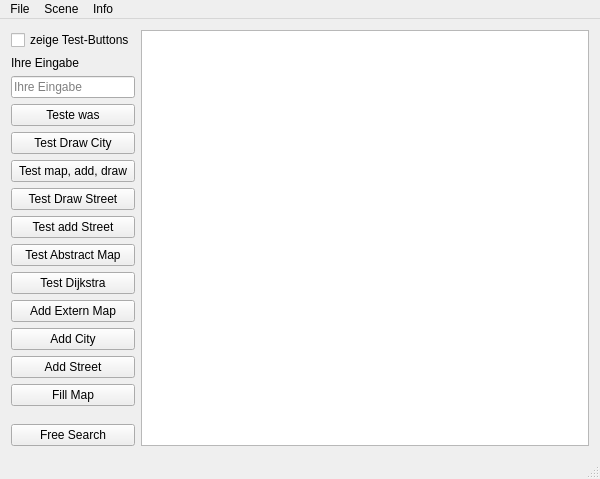
<?xml version="1.0" encoding="UTF-8"?>
<ui version="4.0">
 <class>MainWindow</class>
 <widget class="QMainWindow" name="MainWindow">
  <property name="geometry">
   <rect>
    <x>0</x>
    <y>0</y>
    <width>600</width>
    <height>473</height>
   </rect>
  </property>
  <property name="windowTitle">
   <string>MainWindow</string>
  </property>
  <widget class="QWidget" name="centralWidget">
   <layout class="QGridLayout" name="gridLayout" columnstretch="0,1">
    <item row="4" column="0">
     <widget class="QPushButton" name="button_test_draw_city">
      <property name="toolTip">
       <string>testet</string>
      </property>
      <property name="text">
       <string>Test Draw City</string>
      </property>
     </widget>
    </item>
    <item row="2" column="0">
     <widget class="QLineEdit" name="lineEdit_teste_was">
      <property name="placeholderText">
       <string>Ihre Eingabe</string>
      </property>
      <property name="clearButtonEnabled">
       <bool>true</bool>
      </property>
     </widget>
    </item>
    <item row="1" column="0">
     <widget class="QLabel" name="label_eingabe">
      <property name="text">
       <string>Ihre Eingabe</string>
      </property>
     </widget>
    </item>
    <item row="5" column="0">
     <widget class="QPushButton" name="pushButton_test_map_add_draw">
      <property name="toolTip">
       <string>testet</string>
      </property>
      <property name="text">
       <string>Test map, add, draw</string>
      </property>
     </widget>
    </item>
    <item row="17" column="0">
     <spacer name="verticalSpacer">
      <property name="orientation">
       <enum>Qt::Vertical</enum>
      </property>
      <property name="sizeHint" stdset="0">
       <size>
        <width>20</width>
        <height>40</height>
       </size>
      </property>
     </spacer>
    </item>
    <item row="9" column="0">
     <widget class="QPushButton" name="pushButton_test_dijkstra">
      <property name="toolTip">
       <string>Testet den Dijkstra-Algorithmus</string>
      </property>
      <property name="text">
       <string>Test Dijkstra</string>
      </property>
     </widget>
    </item>
    <item row="10" column="0">
     <widget class="QPushButton" name="pushButton_add_extern_map">
      <property name="toolTip">
       <string>Lässt Sie eine Stadt per Datei-Browser von Ihrer Festplatte einbinden</string>
      </property>
      <property name="text">
       <string>Add Extern Map</string>
      </property>
     </widget>
    </item>
    <item row="0" column="1" rowspan="18">
     <widget class="QGraphicsView" name="graphicsView">
      <property name="enabled">
       <bool>true</bool>
      </property>
     </widget>
    </item>
    <item row="3" column="0">
     <widget class="QPushButton" name="pushButton_teste_was">
      <property name="toolTip">
       <string>Testet, ob Ihre Eingabe eine Zahl oder ein Text ist</string>
      </property>
      <property name="text">
       <string>Teste was</string>
      </property>
     </widget>
    </item>
    <item row="8" column="0">
     <widget class="QPushButton" name="pushButton_test_abstract_map">
      <property name="toolTip">
       <string>Testet die Methoden der Klasse abstractmap</string>
      </property>
      <property name="text">
       <string>Test Abstract Map</string>
      </property>
     </widget>
    </item>
    <item row="0" column="0">
     <widget class="QCheckBox" name="checkBox_hide_show">
      <property name="toolTip">
       <string>versteckt/zeigt die unwichtigen Buttons</string>
      </property>
      <property name="text">
       <string>zeige Test-Buttons</string>
      </property>
     </widget>
    </item>
    <item row="11" column="0">
     <widget class="QPushButton" name="pushButton_add_city">
      <property name="toolTip">
       <string>lässt Sie eine Stadt hinzufügen</string>
      </property>
      <property name="text">
       <string>Add City</string>
      </property>
     </widget>
    </item>
    <item row="6" column="0">
     <widget class="QPushButton" name="pushButton_test_draw_street">
      <property name="toolTip">
       <string>Testet, ob Straßen gezeichnet werden können</string>
      </property>
      <property name="text">
       <string>Test Draw Street</string>
      </property>
     </widget>
    </item>
    <item row="13" column="0">
     <widget class="QPushButton" name="pushButton_fill_map">
      <property name="toolTip">
       <string>Füllt die Grafik mit der aktuell eingebunden Karte</string>
      </property>
      <property name="text">
       <string>Fill Map</string>
      </property>
     </widget>
    </item>
    <item row="7" column="0">
     <widget class="QPushButton" name="pushButton_test_add_street">
      <property name="toolTip">
       <string>Testet, ob Straßen hinzugefügt werden können</string>
      </property>
      <property name="text">
       <string>Test add Street</string>
      </property>
     </widget>
    </item>
    <item row="16" column="0">
     <widget class="QPushButton" name="pushButton_free_search">
      <property name="toolTip">
       <string>Lässt Sie zwei Städte eingeben und zeigt Ihnen dann den kürzesten Weg zwischen beiden</string>
      </property>
      <property name="text">
       <string>Free Search</string>
      </property>
     </widget>
    </item>
    <item row="12" column="0">
     <widget class="QPushButton" name="pushButton_add_street">
      <property name="toolTip">
       <string>Lässt Sie eine Straße hinzufügen</string>
      </property>
      <property name="text">
       <string>Add Street</string>
      </property>
     </widget>
    </item>
   </layout>
  </widget>
  <widget class="QStatusBar" name="statusBar"/>
  <widget class="QMenuBar" name="menuBar">
   <property name="geometry">
    <rect>
     <x>0</x>
     <y>0</y>
     <width>600</width>
     <height>21</height>
    </rect>
   </property>
   <widget class="QMenu" name="menuFile">
    <property name="title">
     <string>File</string>
    </property>
    <addaction name="actionOpen"/>
    <addaction name="actionSave"/>
    <addaction name="separator"/>
    <addaction name="actionExit"/>
   </widget>
   <widget class="QMenu" name="menuScene">
    <property name="title">
     <string>Scene</string>
    </property>
    <addaction name="actionClear_Scene"/>
   </widget>
   <widget class="QMenu" name="menuInfo">
    <property name="title">
     <string>Info</string>
    </property>
    <addaction name="actionAbout"/>
   </widget>
   <addaction name="menuFile"/>
   <addaction name="menuScene"/>
   <addaction name="menuInfo"/>
  </widget>
  <action name="actionlol">
   <property name="text">
    <string>lol</string>
   </property>
  </action>
  <action name="actionOpen">
   <property name="enabled">
    <bool>false</bool>
   </property>
   <property name="text">
    <string>Open</string>
   </property>
  </action>
  <action name="actionSave">
   <property name="text">
    <string>Save</string>
   </property>
  </action>
  <action name="actionExit">
   <property name="text">
    <string>Exit</string>
   </property>
   <property name="shortcut">
    <string>Alt+E</string>
   </property>
  </action>
  <action name="actionClear_Scene">
   <property name="text">
    <string>Clear Scene</string>
   </property>
   <property name="shortcut">
    <string>Alt+S</string>
   </property>
  </action>
  <action name="actionAbout">
   <property name="text">
    <string>About</string>
   </property>
  </action>
 </widget>
 <layoutdefault spacing="6" margin="11"/>
 <resources/>
 <connections/>
</ui>
